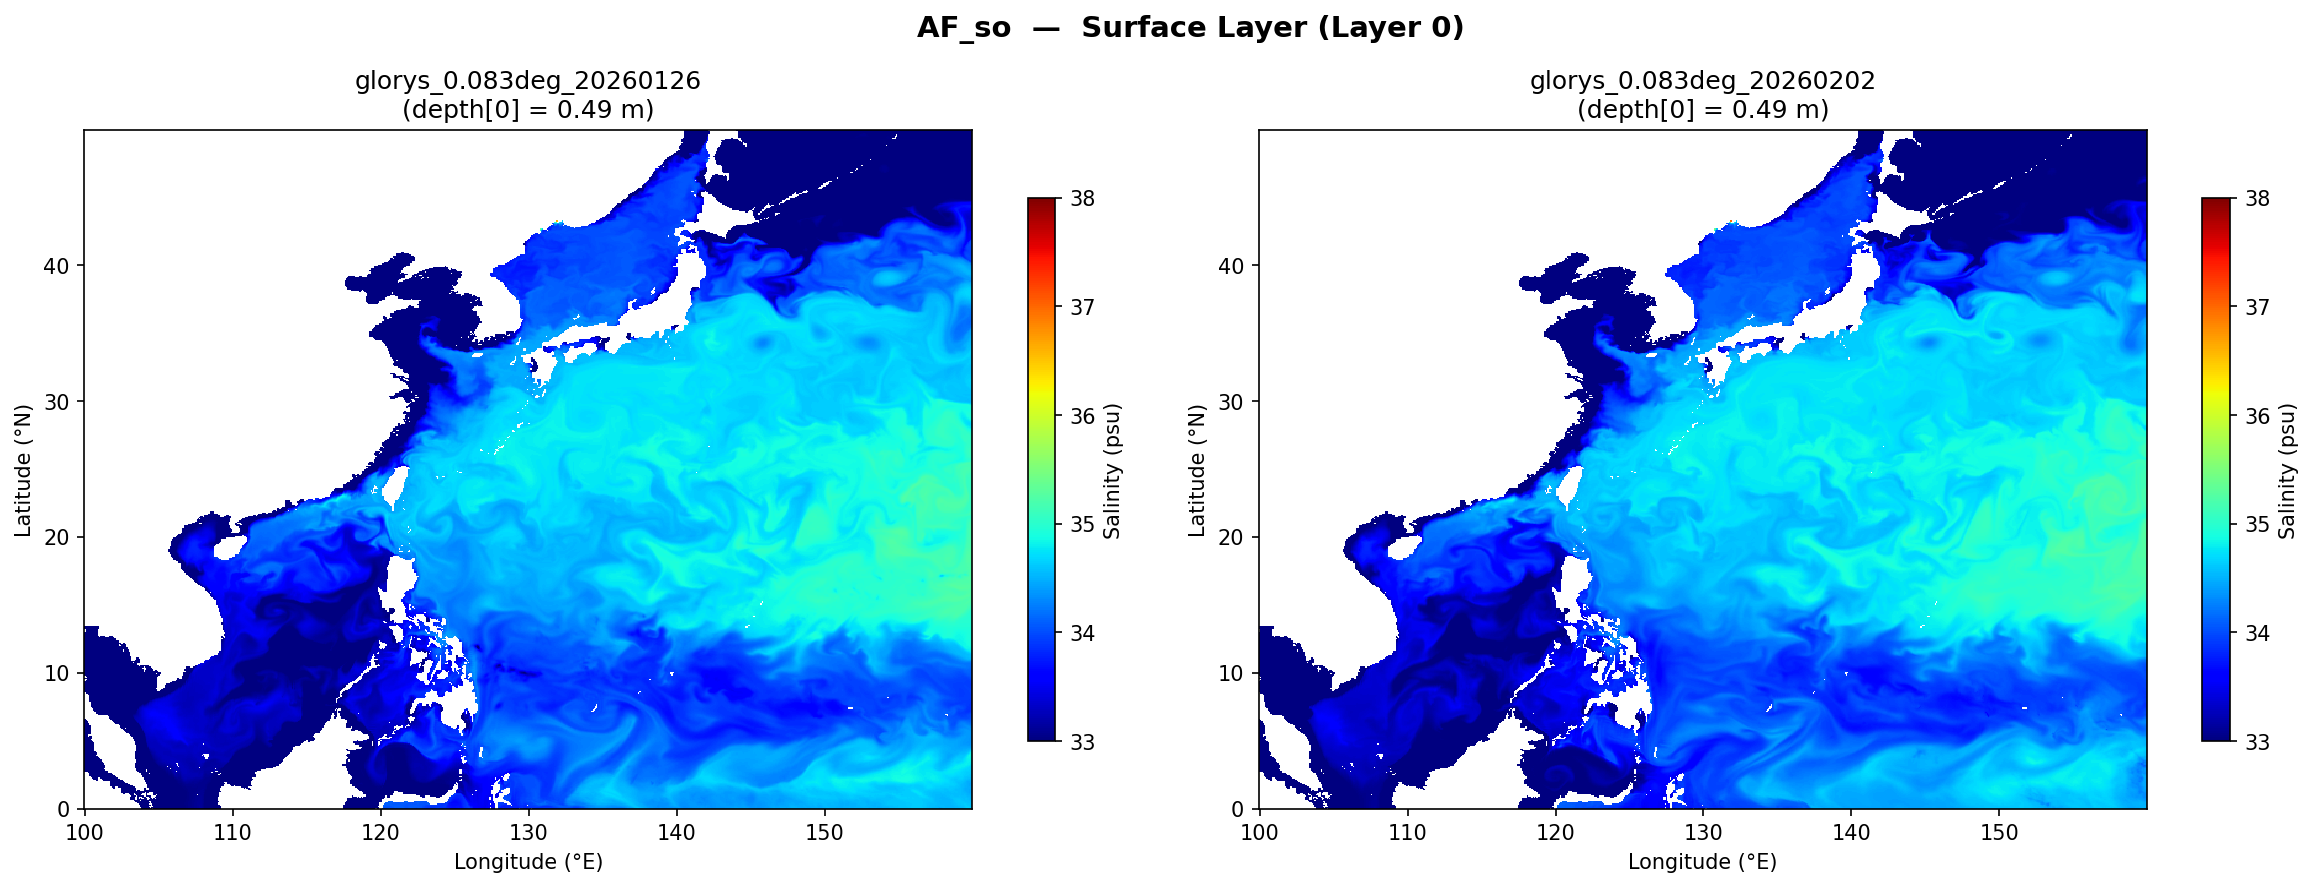

Write the Python code that produced this figure.
"""
快速查看 D:\\datasets\\AF_so 中所有文件第一层（表面层）的彩图
"""

import h5py
import numpy as np
import matplotlib.pyplot as plt
import matplotlib.colors as mcolors
from pathlib import Path

AF_SO_DIR = Path(r"D:\datasets\AF_so")
files = sorted(AF_SO_DIR.glob("*.nc"))

print(f"找到 {len(files)} 个文件：")
for f in files:
    print(f"  {f.name}")

fig, axes = plt.subplots(1, len(files), figsize=(8 * len(files), 6))
if len(files) == 1:
    axes = [axes]

for ax, fp in zip(axes, files):
    with h5py.File(fp, 'r') as ds:
        lat   = ds['latitude'][:]
        lon   = ds['longitude'][:]
        so    = ds['so'][0, 0, :, :]      # (H, W)  第 0 层（表面）
        depth = ds['depth'][0]

    # 将填充值（极大值）替换为 NaN
    so = np.array(so, dtype=np.float64)
    so[so > 1e10] = np.nan

    print(f"\n{fp.name}  —  depth[0] = {depth:.4f} m")
    print(f"  shape : {so.shape}")
    print(f"  valid : {np.sum(~np.isnan(so))} 个有效点")
    print(f"  range : {np.nanmin(so):.4f}  ~  {np.nanmax(so):.4f}  psu")

    im = ax.pcolormesh(lon, lat, so,
                       cmap='jet',
                       vmin=33, vmax=38,
                       shading='auto')
    plt.colorbar(im, ax=ax, label='Salinity (psu)', shrink=0.8)
    ax.set_title(f"{fp.stem}\n(depth[0] = {depth:.2f} m)", fontsize=12)
    ax.set_xlabel("Longitude (°E)")
    ax.set_ylabel("Latitude (°N)")

plt.suptitle("AF_so  —  Surface Layer (Layer 0)", fontsize=14, fontweight='bold')
plt.tight_layout()

out = r"F:\PythonWorkspace\Pisces-Ocean\check_AF_so.png"
plt.savefig(out, dpi=150, bbox_inches='tight')
print(f"\n✅ 图像已保存到: {out}")
plt.show()
